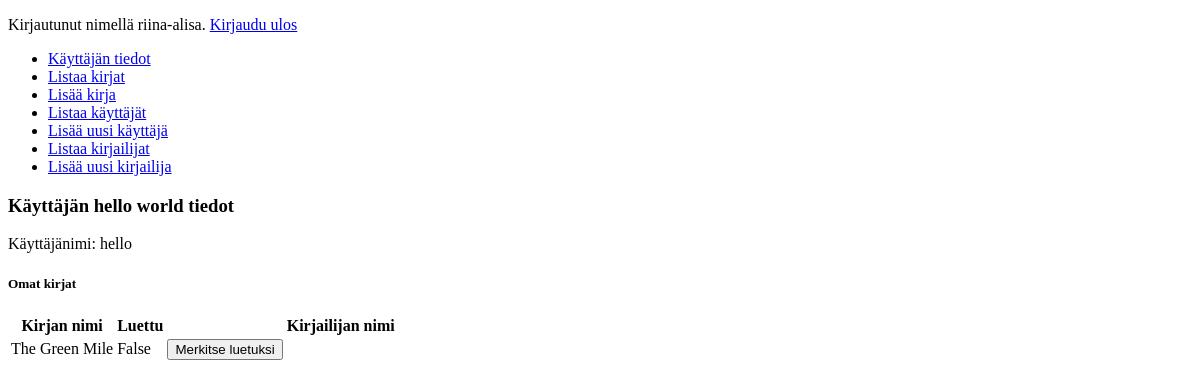
The page /auth/hello/ (signed in) on the database as committed earlier.
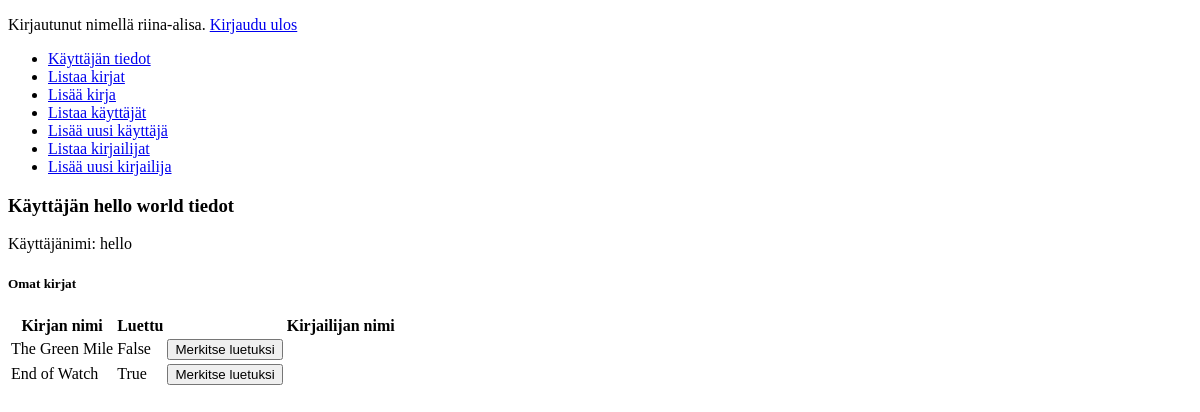
The same page on the database as committed later.
### application/books/models.py (models this page shows, shortened)
class Book(Base):
    name = db.Column(db.String(144), nullable=False)
    read = db.Column(db.Boolean, nullable=False)
    account_id = db.Column(db.Integer, db.ForeignKey('account.id'), nullable=False)
    author_id = db.Column(db.Integer, db.ForeignKey('author.id'), nullable=False)

### application/auth/views.py (the view)
@app.route("/auth/<username>/", methods=["GET"])
@login_required
def auth_info(username):
    user = User.query.filter_by(username=username).first_or_404()
    return render_template("auth/userinfo.html", user=user, books=user.mybooks)

### application/__init__.py (called while the page is built)
@login_manager.user_loader
def load_user(user_id):
    return User.query.get(user_id)

### application/templates/auth/userinfo.html (shortened to what this page needs)
{% extends "layout.html" %}
{% block body %}
<form method="GET" action="{{ url_for('auth_info', username=user.username) }}">
    <h3>Käyttäjän {{ user.name }} tiedot</h3>
    <p>Käyttäjänimi: {{ user.username }}</p>
    <h5>Omat kirjat</h5>
    <table>
        <tr>
            <th>Kirjan nimi</th>
            <th>Luettu</th>
            <th></th>
            <th>Kirjailijan nimi</th>
        </tr>
        {% for book in books %}
        <tr>
            <td>{{ book.name }}</td>
            <td>{{ book.read }}</td>
            <td>
                <form method="POST" action="{{ url_for('books_set_read', username=user.username, book_id=book.id) }}">
                    <input type="submit" value="Merkitse luetuksi"/>
                </form>
            </td>
        </tr>
        {% endfor %}
    </table>
</form>
{% endblock %}

Rows that differ between the two databases and show on the page:
added Book: name "End of Watch", read "True"
